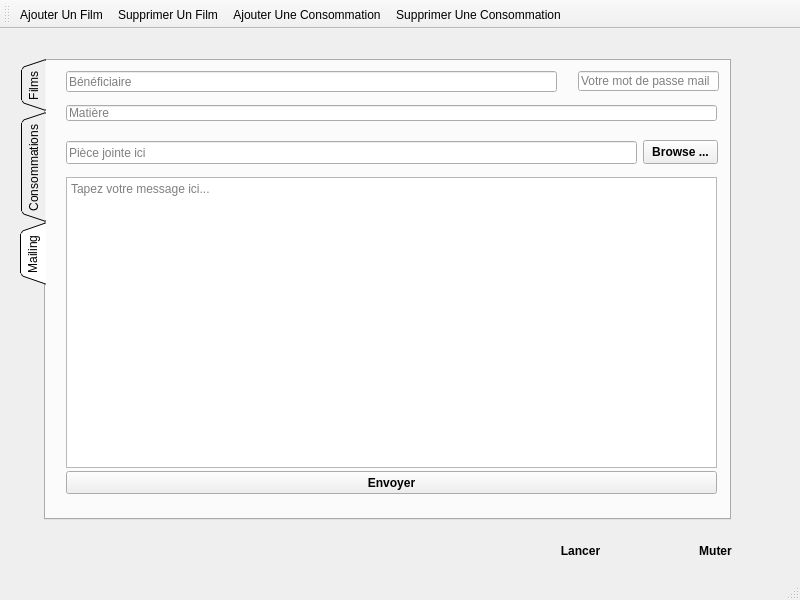
<?xml version="1.0" encoding="UTF-8"?>
<ui version="4.0">
 <class>MainWindow_film_consommation</class>
 <widget class="QMainWindow" name="MainWindow_film_consommation">
  <property name="geometry">
   <rect>
    <x>0</x>
    <y>0</y>
    <width>800</width>
    <height>600</height>
   </rect>
  </property>
  <property name="windowTitle">
   <string>Smart cinema</string>
  </property>
  <property name="styleSheet">
   <string notr="true">border-image: url(:/new/prefix3/beige.jpg);</string>
  </property>
  <widget class="QWidget" name="centralwidget">
   <widget class="QTabWidget" name="tabWidget">
    <property name="geometry">
     <rect>
      <x>20</x>
      <y>30</y>
      <width>711</width>
      <height>461</height>
     </rect>
    </property>
    <property name="styleSheet">
     <string notr="true">border-image: url(:/new/prefix2/marron.jpg);</string>
    </property>
    <property name="tabPosition">
     <enum>QTabWidget::West</enum>
    </property>
    <property name="tabShape">
     <enum>QTabWidget::Triangular</enum>
    </property>
    <property name="currentIndex">
     <number>2</number>
    </property>
    <widget class="QWidget" name="tab">
     <attribute name="title">
      <string>Films</string>
     </attribute>
     <widget class="QLineEdit" name="recherche_film">
      <property name="geometry">
       <rect>
        <x>480</x>
        <y>40</y>
        <width>191</width>
        <height>24</height>
       </rect>
      </property>
      <property name="styleSheet">
       <string notr="true">border-image: white</string>
      </property>
      <property name="placeholderText">
       <string>Recherche</string>
      </property>
      <property name="clearButtonEnabled">
       <bool>true</bool>
      </property>
     </widget>
     <widget class="QTableView" name="tab_film">
      <property name="geometry">
       <rect>
        <x>20</x>
        <y>90</y>
        <width>651</width>
        <height>331</height>
       </rect>
      </property>
      <property name="styleSheet">
       <string notr="true">border-image: white</string>
      </property>
      <property name="sortingEnabled">
       <bool>true</bool>
      </property>
      <attribute name="horizontalHeaderCascadingSectionResizes">
       <bool>true</bool>
      </attribute>
      <attribute name="horizontalHeaderShowSortIndicator" stdset="0">
       <bool>false</bool>
      </attribute>
      <attribute name="horizontalHeaderStretchLastSection">
       <bool>false</bool>
      </attribute>
     </widget>
     <widget class="QLabel" name="label">
      <property name="geometry">
       <rect>
        <x>20</x>
        <y>30</y>
        <width>201</width>
        <height>31</height>
       </rect>
      </property>
      <property name="text">
       <string>&lt;html&gt;&lt;head/&gt;&lt;body&gt;&lt;p&gt;&lt;span style=&quot; font-size:18pt; font-weight:600; color:#5500ff;&quot;&gt;Liste Des Films :&lt;/span&gt;&lt;/p&gt;&lt;/body&gt;&lt;/html&gt;</string>
      </property>
     </widget>
     <widget class="QPushButton" name="pushButton">
      <property name="geometry">
       <rect>
        <x>380</x>
        <y>40</y>
        <width>101</width>
        <height>23</height>
       </rect>
      </property>
      <property name="font">
       <font>
        <weight>75</weight>
        <bold>true</bold>
       </font>
      </property>
      <property name="styleSheet">
       <string notr="true">
border-image: url(:/new/prefix3/orange.png);</string>
      </property>
      <property name="text">
       <string>Exporter en excel</string>
      </property>
     </widget>
    </widget>
    <widget class="QWidget" name="tab_2">
     <attribute name="title">
      <string>Consommations</string>
     </attribute>
     <widget class="QTableView" name="tab_cons">
      <property name="geometry">
       <rect>
        <x>20</x>
        <y>90</y>
        <width>651</width>
        <height>341</height>
       </rect>
      </property>
      <property name="styleSheet">
       <string notr="true">border-image: white</string>
      </property>
      <property name="sortingEnabled">
       <bool>true</bool>
      </property>
      <attribute name="horizontalHeaderShowSortIndicator" stdset="0">
       <bool>false</bool>
      </attribute>
     </widget>
     <widget class="QLabel" name="label_4">
      <property name="geometry">
       <rect>
        <x>20</x>
        <y>30</y>
        <width>321</width>
        <height>31</height>
       </rect>
      </property>
      <property name="text">
       <string>&lt;html&gt;&lt;head/&gt;&lt;body&gt;&lt;p&gt;&lt;span style=&quot; font-size:18pt; font-weight:600; color:#5500ff;&quot;&gt;Liste Des Consommation :&lt;/span&gt;&lt;/p&gt;&lt;/body&gt;&lt;/html&gt;</string>
      </property>
     </widget>
     <widget class="QLineEdit" name="recherche_cons">
      <property name="geometry">
       <rect>
        <x>480</x>
        <y>40</y>
        <width>191</width>
        <height>24</height>
       </rect>
      </property>
      <property name="styleSheet">
       <string notr="true">border-image: white</string>
      </property>
      <property name="placeholderText">
       <string>Recherche</string>
      </property>
      <property name="clearButtonEnabled">
       <bool>true</bool>
      </property>
     </widget>
    </widget>
    <widget class="QWidget" name="tab_3">
     <attribute name="title">
      <string>Mailing</string>
     </attribute>
     <widget class="QLineEdit" name="subject">
      <property name="geometry">
       <rect>
        <x>20</x>
        <y>44</y>
        <width>651</width>
        <height>16</height>
       </rect>
      </property>
      <property name="styleSheet">
       <string notr="true">border-image: white</string>
      </property>
      <property name="placeholderText">
       <string>Matière</string>
      </property>
     </widget>
     <widget class="QLineEdit" name="rcpt">
      <property name="geometry">
       <rect>
        <x>20</x>
        <y>10</y>
        <width>491</width>
        <height>21</height>
       </rect>
      </property>
      <property name="styleSheet">
       <string notr="true">border-image: white</string>
      </property>
      <property name="placeholderText">
       <string>Bénéficiaire</string>
      </property>
     </widget>
     <widget class="QPushButton" name="browseBtn">
      <property name="geometry">
       <rect>
        <x>597</x>
        <y>79</y>
        <width>75</width>
        <height>24</height>
       </rect>
      </property>
      <property name="font">
       <font>
        <weight>75</weight>
        <bold>true</bold>
       </font>
      </property>
      <property name="styleSheet">
       <string notr="true">border-image: url(:/new/prefix3/orange.png);</string>
      </property>
      <property name="text">
       <string>Browse ...</string>
      </property>
     </widget>
     <widget class="QTextEdit" name="msg">
      <property name="geometry">
       <rect>
        <x>20</x>
        <y>116</y>
        <width>651</width>
        <height>291</height>
       </rect>
      </property>
      <property name="styleSheet">
       <string notr="true">border-image: white</string>
      </property>
      <property name="placeholderText">
       <string>Tapez votre message ici...</string>
      </property>
     </widget>
     <widget class="QLineEdit" name="mail_pass">
      <property name="geometry">
       <rect>
        <x>532</x>
        <y>10</y>
        <width>141</width>
        <height>20</height>
       </rect>
      </property>
      <property name="styleSheet">
       <string notr="true">border-image: white</string>
      </property>
      <property name="echoMode">
       <enum>QLineEdit::Password</enum>
      </property>
      <property name="placeholderText">
       <string>Votre mot de passe mail</string>
      </property>
     </widget>
     <widget class="QPushButton" name="sendBtn">
      <property name="geometry">
       <rect>
        <x>20</x>
        <y>410</y>
        <width>651</width>
        <height>23</height>
       </rect>
      </property>
      <property name="font">
       <font>
        <weight>75</weight>
        <bold>true</bold>
       </font>
      </property>
      <property name="styleSheet">
       <string notr="true">border-image: url(:/new/prefix3/orange.png);</string>
      </property>
      <property name="text">
       <string>Envoyer</string>
      </property>
     </widget>
     <widget class="QLineEdit" name="file">
      <property name="geometry">
       <rect>
        <x>20</x>
        <y>80</y>
        <width>571</width>
        <height>23</height>
       </rect>
      </property>
      <property name="styleSheet">
       <string notr="true">border-image: white</string>
      </property>
      <property name="placeholderText">
       <string>Pièce jointe ici</string>
      </property>
     </widget>
    </widget>
   </widget>
   <widget class="QPushButton" name="play">
    <property name="geometry">
     <rect>
      <x>520</x>
      <y>510</y>
      <width>121</width>
      <height>23</height>
     </rect>
    </property>
    <property name="font">
     <font>
      <weight>75</weight>
      <bold>true</bold>
     </font>
    </property>
    <property name="styleSheet">
     <string notr="true">border-image: url(:/new/prefix3/orange.png);
border-radius:10px;</string>
    </property>
    <property name="text">
     <string>Lancer</string>
    </property>
   </widget>
   <widget class="QPushButton" name="mute">
    <property name="geometry">
     <rect>
      <x>660</x>
      <y>510</y>
      <width>111</width>
      <height>23</height>
     </rect>
    </property>
    <property name="font">
     <font>
      <weight>75</weight>
      <bold>true</bold>
     </font>
    </property>
    <property name="styleSheet">
     <string notr="true">border-image: url(:/new/prefix3/orange.png);
border-radius:10px;</string>
    </property>
    <property name="text">
     <string>Muter</string>
    </property>
   </widget>
  </widget>
  <widget class="QMenuBar" name="menubar">
   <property name="geometry">
    <rect>
     <x>0</x>
     <y>0</y>
     <width>800</width>
     <height>21</height>
    </rect>
   </property>
  </widget>
  <widget class="QStatusBar" name="statusbar"/>
  <widget class="QToolBar" name="toolBar">
   <property name="windowTitle">
    <string>toolBar</string>
   </property>
   <attribute name="toolBarArea">
    <enum>TopToolBarArea</enum>
   </attribute>
   <attribute name="toolBarBreak">
    <bool>false</bool>
   </attribute>
   <addaction name="actionadd_film"/>
   <addaction name="actionremove_film"/>
   <addaction name="actionadd_consomation"/>
   <addaction name="actionremove_consomation"/>
  </widget>
  <action name="actionadd_film">
   <property name="text">
    <string>Ajouter Un Film</string>
   </property>
  </action>
  <action name="actionremove_film">
   <property name="text">
    <string>Supprimer Un Film</string>
   </property>
  </action>
  <action name="actionadd_consomation">
   <property name="text">
    <string>Ajouter Une Consommation</string>
   </property>
  </action>
  <action name="actionremove_consomation">
   <property name="text">
    <string>Supprimer Une Consommation</string>
   </property>
  </action>
 </widget>
 <resources/>
 <connections/>
</ui>
